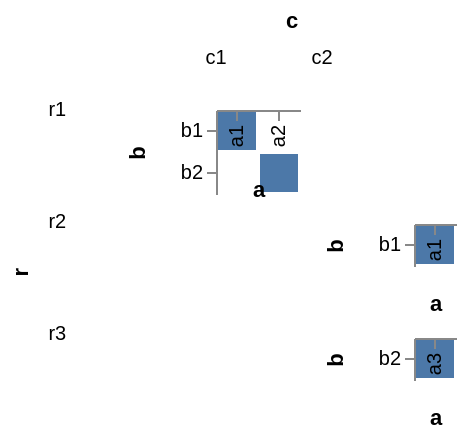

Specify this chart in Vega-Lite:
### Vega specification from a JSON file in a GitHub repository (floating-point values rounded to 4 significant figures)
{"$schema": "https://vega.github.io/schema/vega/v3.0.json", "autosize": "pad", "padding": 5, "data": [{"name": "source_0", "values": [{"r": "r1", "c": "c1", "a": "a1", "b": "b1"}, {"r": "r1", "c": "c1", "a": "a2", "b": "b2"}, {"r": "r2", "c": "c2", "a": "a1", "b": "b1"}, {"r": "r3", "c": "c2", "a": "a3", "b": "b2"}]}, {"name": "column", "source": "source_0", "transform": [{"type": "aggregate", "groupby": ["c"]}]}, {"name": "column_layout", "source": "column", "transform": [{"type": "aggregate", "ops": ["distinct"], "fields": ["c"]}]}, {"name": "row", "source": "source_0", "transform": [{"type": "aggregate", "groupby": ["r"]}]}], "signals": [{"name": "child_x_step", "value": 21}, {"name": "child_width", "update": "bandspace(domain('child_x').length, 0.1, 0.05) * child_x_step"}, {"name": "child_y_step", "value": 21}, {"name": "child_height", "update": "bandspace(domain('child_y').length, 0.1, 0.05) * child_y_step"}], "layout": {"padding": {"row": 10, "column": 10}, "offset": 10, "columns": {"signal": "data('column_layout')[0][\"distinct_c\"]"}, "bounds": "full"}, "marks": [{"name": "row_title", "role": "row-title", "type": "group", "marks": [{"type": "text", "role": "row-title-text", "encode": {"update": {"align": {"value": "right"}, "text": {"value": "r"}, "fill": {"value": "black"}, "fontWeight": {"value": "bold"}, "angle": {"value": 270}}}}]}, {"name": "column_title", "role": "column-title", "type": "group", "marks": [{"type": "text", "role": "column-title-text", "encode": {"update": {"align": {"value": "center"}, "text": {"value": "c"}, "fill": {"value": "black"}, "fontWeight": {"value": "bold"}}}}]}, {"name": "row_header", "type": "group", "role": "row-header", "from": {"data": "row"}, "sort": {"field": "datum[\"r\"]", "order": "ascending"}, "title": {"text": {"signal": "parent[\"r\"]"}, "offset": 10, "orient": "left", "encode": {"update": {"fontWeight": {"value": "normal"}, "angle": {"value": 0}, "fontSize": {"value": 10}, "align": {"value": "right"}, "baseline": {"value": "middle"}}}}, "encode": {"update": {"height": {"signal": "child_height"}}}}, {"name": "column_header", "type": "group", "role": "column-header", "from": {"data": "column"}, "sort": {"field": "datum[\"c\"]", "order": "ascending"}, "title": {"text": {"signal": "parent[\"c\"]"}, "offset": 10, "orient": "top", "encode": {"update": {"fontWeight": {"value": "normal"}, "angle": {"value": 0}, "fontSize": {"value": 10}}}}, "encode": {"update": {"width": {"signal": "child_width"}}}}, {"name": "cell", "type": "group", "from": {"facet": {"name": "facet", "data": "source_0", "groupby": ["r", "c"], "aggregate": {"cross": true}}}, "sort": {"field": ["datum[\"r\"]", "datum[\"c\"]"], "order": ["ascending", "ascending"]}, "encode": {"update": {"width": {"signal": "child_width"}, "height": {"signal": "child_height"}, "stroke": {"value": "#ccc"}, "fill": {"value": "transparent"}}}, "marks": [{"name": "child_marks", "type": "rect", "from": {"data": "facet"}, "encode": {"update": {"x": {"scale": "child_x", "field": "a"}, "width": {"scale": "child_x", "band": true}, "y": {"scale": "child_y", "field": "b"}, "height": {"scale": "child_y", "band": true}, "fill": {"value": "#4c78a8"}}}}], "scales": [{"name": "child_x", "type": "band", "domain": {"data": "facet", "field": "a", "sort": true}, "range": {"step": {"signal": "child_x_step"}}, "round": true, "paddingInner": 0.1, "paddingOuter": 0.05}, {"name": "child_y", "type": "band", "domain": {"data": "facet", "field": "b", "sort": true}, "range": {"step": {"signal": "child_y_step"}}, "round": true, "paddingInner": 0.1, "paddingOuter": 0.05}], "axes": [{"scale": "child_x", "orient": "bottom", "title": "a", "zindex": 1, "encode": {"labels": {"update": {"angle": {"value": 270}, "align": {"value": "right"}, "baseline": {"value": "middle"}}}}}, {"scale": "child_y", "orient": "left", "title": "b", "zindex": 1}]}], "config": {"axis": {"minExtent": 30}}}
